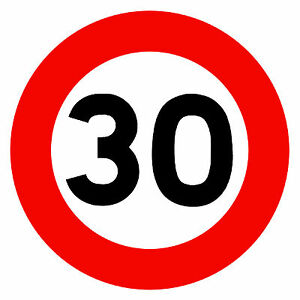
#> input picture signs/label1.jpg, 300 x 300 px
$ jupyter execute --allow-errors Traffic_Sign_Classifier.ipynb   (shell and % lines are left out)
#> lines starting #> are read from the running program, lines starting #| are printed output that depends on the picture
# Self-Driving Car Engineer Nanodegree

## Deep Learning

## Project: Build a Traffic Sign Recognition Classifier

---
## Step 0: Load The Data

[cell 1]
# Load pickled data
import cv2
import pickle
import matplotlib.pyplot as plt
import numpy as np
import os
import pandas as pd
import sklearn
import tensorflow as tf
import sys
from sklearn.utils import shuffle
from math import ceil, pow
from tqdm import tqdm


# TODO: Fill this in based on where you saved the training and testing data


# Load pickled data
training_file = 'data/train.p'
validation_file= 'data/valid.p'
testing_file = 'data/test.p'

#> (the rest of this cell did not finish here and is left out)

---

## Step 1: Dataset Summary & Exploration

The pickled data is a dictionary with 4 key/value pairs:

- `'features'` is a 4D array containing raw pixel data of the traffic sign images, (num examples, width, height, channels).
- `'labels'` is a 1D array containing the label/class id of the traffic sign. The file `signnames.csv` contains id -> name mappings for each id.
- `'sizes'` is a list containing tuples, (width, height) representing the original width and height the image.
- `'coords'` is a list containing tuples, (x1, y1, x2, y2) representing coordinates of a bounding box around the sign in the image. **THESE COORDINATES ASSUME THE ORIGINAL IMAGE. THE PICKLED DATA CONTAINS RESIZED VERSIONS (32 by 32) OF THESE IMAGES**


### Provide a Basic Summary of the Data Set Using Python, Numpy and/or Pandas

#> (a cell that did not finish here is left out)

### Include an exploratory visualization of the dataset

Visualize the German Traffic Signs Dataset using the pickled file(s). This is open ended, suggestions include: plotting traffic sign images, plotting the count of each sign, etc.

The [Matplotlib](http://matplotlib.org/) [examples](http://matplotlib.org/examples/index.html) and [gallery](http://matplotlib.org/gallery.html) pages are a great resource for doing visualizations in Python.

[cell 3]
### Data exploration visualization code goes here.
### Feel free to use as many code cells as needed.

# Visualizations will be shown in the notebook.

print('Visulizaiton of Data by different type'.center(120))
print('='*120,'\n')
print('\n')

n = 5
#> (the rest of this cell did not finish here and is left out)

## Visulization of the data number distribution
---

[cell 4]
print('Visulization of the data distribution'.center(120))
print('='*126,'\n')
print('\n')

#> (the rest of this cell did not finish here and is left out)

----

## Step 2: Design and Test a Model Architecture

Design and implement a deep learning model that learns to recognize traffic signs. Train and test your model on the [German Traffic Sign Dataset](http://benchmark.ini.rub.de/?section=gtsrb&subsection=dataset).

Here is an example of a [published baseline model on this problem](http://yann.lecun.com/exdb/publis/pdf/sermanet-ijcnn-11.pdf).

### Pre-process the Data Set (normalization, grayscale, etc.)

Minimally, the image data should be normalized so that the data has mean zero and equal variance. For image data, `(pixel - 128)/ 128` is a quick way to approximately normalize the data and can be used in this project.

Other pre-processing steps are optional.

[cell 5]
# [12 lines left out: function preproImg, not called in this run]

def preproData(data):

    return np.array([preproImg(im) for im in data])

#> (the rest of this cell did not finish here and is left out)

[cell 6]
print('Visulization of the data after preprocessing in grayscale'.center(120))
print('='*126,'\n')
print('\n')
f, axes = plt.subplots(5, 9)
f.set_size_inches((16,10))

c = 0
#> (the rest of this cell did not finish here and is left out)

## Data Augmentation

[cell 7]
# [11 lines left out: functions rotate, translate, not called in this run]


def random_bright(image):
    eff = 0.5 + np.random.random()
    return image * eff

def normalize_im(image):
    mini, maxi = np.min(image), np.max(image)
    return (image - mini) / (maxi - mini) * 2 - 1

# [11 lines left out: function generate, not called in this run]


#> (the rest of this cell did not finish here and is left out)

### Model Architecture

[cell 8]
# [15 lines left out: functions conv2d, fully, not called in this run]


def max_pool(x, size, padding='VALID'):
    return tf.nn.max_pool(x, ksize=[1, size, size, 1], strides=[1, size, size, 1], padding=padding)


# [54 lines left out: function LeNet, not called in this run]

[cell 9]
# [16 lines left out: functions generator, evaluate, not called in this run]

batch_size = 32
keep_prob = .7
epochs = 30
patience = 5

tf.reset_default_graph()
#> (this line was passed over: tensorflow is not available in this run)
#> (the rest of this cell did not finish here and is left out)

### Train, Validate and Test the Model

Acc history has been saved.
#### It will stop training after 5 epochs without improvement

[cell 10]
best_epoch = 0
best_val_acc = 0
history = []
modelname = 'model'

#> (the rest of this cell did not finish here and is left out)

### test accuracy

#> (a cell that did not finish here is left out)

[cell 12]
def plot_history(history, modelname):
#> called with modelname = 'Model'
    plt.figure(figsize=(14,10))
    plt.title('Model training history: {}'.format(modelname))
    plt.plot(history)
    plt.legend(['Training', 'Validation'])
    plt.xlabel('Epoch')
    plt.ylabel('Accuracy')
    plt.show()
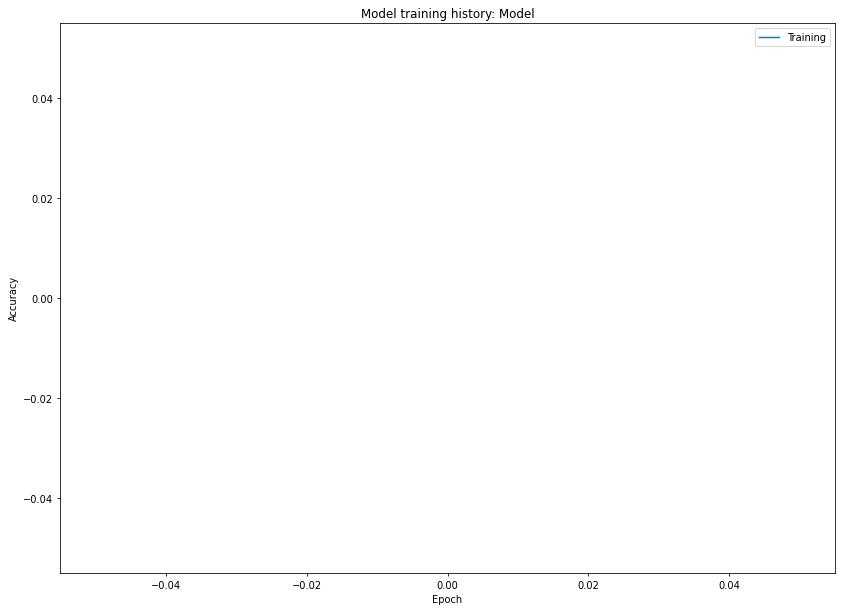
#> figure drawn by matplotlib, 1 panel

plot_history(history, 'Model')

---

## Step 3: Test a Model on New Images

5 new images are tested in this part.

### Load and Output the Images

[cell 13]
# [5 lines left out: function pre_process, not called in this run]

def read_resize(file):
#> called with file = 'signs/label1.jpg'
    read_file = cv2.imread(file)
#> read_file is the input picture: shape (300, 300, 3); mean B, G, R 140.2, 142, 222.1
    if (read_file) is not None:
        return cv2.resize(cv2.cvtColor(read_file, cv2.COLOR_BGR2RGB),(32,32),interpolation=cv2.INTER_AREA)
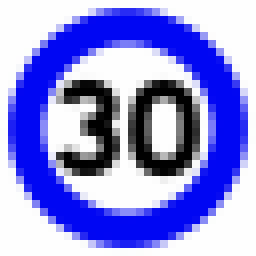
#> returned value: shape (32, 32, 3) (shown 8 times larger); mean of channels 0, 1, 2 222.1, 142, 140.2; drawn as B, G, R
    else:
        print("cv2 cannot read image")
        return None

def pre_process(images):
    cpy = np.copy(images)
    normalized = (cpy - 128.0)/128.0
    gray = np.sum(normalized*np.array([0.299, 0.587, 0.114]), axis=3, keepdims=True)
    return gray

test_files=["signs/label1.jpg",
            "signs/label13.jpg",
            "signs/label14.jpg",
            "signs/label15.png",
            "signs/label17.jpg",]

test_images = np.empty([5,32,32,3], dtype=np.uint8)
plt.figure(figsize=(30,30))
for i, file in enumerate(test_files):
    test_images[i] = read_resize(file)
    if(test_images[i] is not None):
        plt.subplot(1,5,i+1)
        plt.imshow(test_images[i])
        plt.axis('off')
#> pass 2 of the loop `for i, file in enumerate(test_files):`:
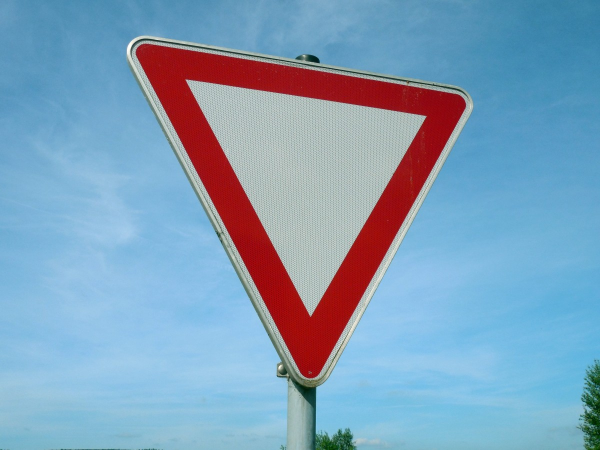
#> input picture signs/label13.jpg, 1200 x 900 px (shown at 1/2 size)
#> in read_resize, read_file is the input picture: shape (900, 1200, 3); mean B, G, R 185.7, 160, 128.2
#> in read_resize (call 2), `return cv2.resize(cv2.cvtColor(read_file, cv2.COLOR_BGR2RGB),(32,32),i..`:
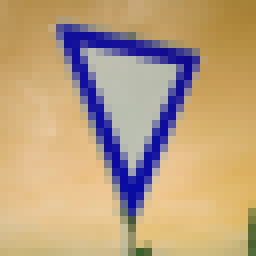
#> returned value: shape (32, 32, 3) (shown 8 times larger); mean of channels 0, 1, 2 128.2, 159.9, 185.7; drawn as B, G, R
#> pass 3 of the loop `for i, file in enumerate(test_files):`:
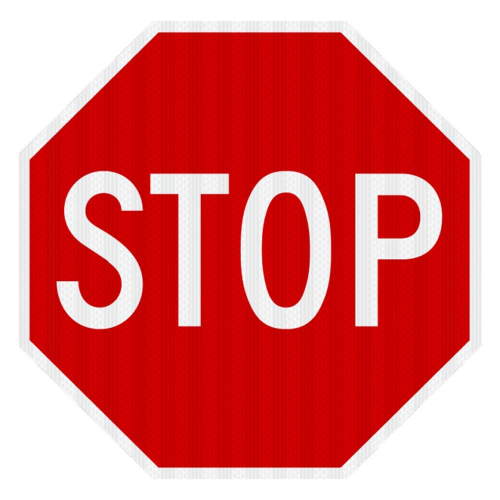
#> input picture signs/label14.jpg, 1000 x 1000 px (shown at 1/2 size)
#> in read_resize, read_file is the input picture: shape (1000, 1000, 3); mean B, G, R 116.6, 116.1, 222.8
#> in read_resize (call 3), `return cv2.resize(cv2.cvtColor(read_file, cv2.COLOR_BGR2RGB),(32,32),i..`:
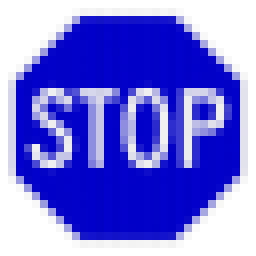
#> returned value: shape (32, 32, 3) (shown 8 times larger); mean of channels 0, 1, 2 222.8, 116.1, 116.5; drawn as B, G, R
#> the loop made 5 passes; the first 3 are shown
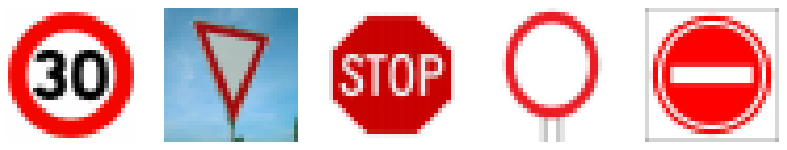
#> figure drawn by matplotlib, 5 panels
